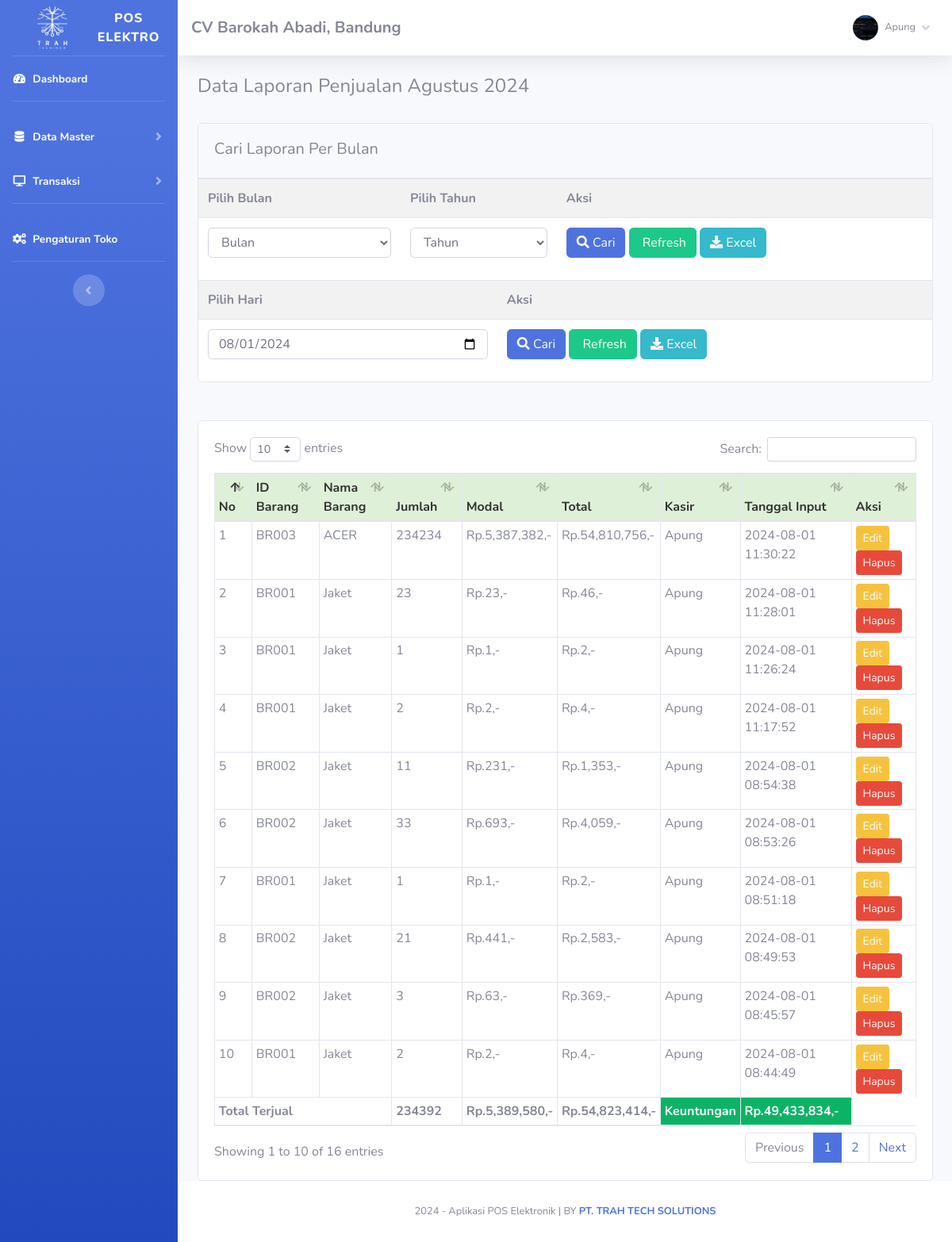
The app's page /index.php?page=laporan (signed in) with its own data.
### tables this page shows
CREATE TABLE `toko` (
  `id_toko` int(11) NOT NULL,
  `nama_toko` varchar(255) NOT NULL,
  `alamat_toko` text NOT NULL,
  `tlp` varchar(255) NOT NULL,
  `nama_pemilik` varchar(255) NOT NULL
);

CREATE TABLE `member` (
  `id_member` int(11) NOT NULL,
  `nm_member` varchar(255) NOT NULL,
  `alamat_member` text NOT NULL,
  `telepon` varchar(255) NOT NULL,
  `email` varchar(255) NOT NULL,
  `gambar` text NOT NULL,
  `NIK` text NOT NULL
);

CREATE TABLE `nota` (
  `id_nota` int(11) NOT NULL,
  `id_barang` varchar(255) NOT NULL,
  `id_member` int(11) NOT NULL,
  `jumlah` varchar(255) NOT NULL,
  `total` varchar(255) NOT NULL,
  `tanggal_input` varchar(255) NOT NULL,
  `periode` varchar(255) DEFAULT NULL
);

CREATE TABLE `barang` (
  `id` int(11) NOT NULL,
  `id_barang` varchar(255) NOT NULL,
  `id_kategori` int(11) NOT NULL,
  `nama_barang` text NOT NULL,
  `merk` varchar(255) NOT NULL,
  `type` varchar(255) NOT NULL,
  `spesifikasi` text NOT NULL,
  `warna` varchar(255) NOT NULL,
  `harga_beli` varchar(255) NOT NULL,
  `harga_jual` varchar(255) NOT NULL,
  `satuan_barang` varchar(255) NOT NULL,
  `stok_awal` text NOT NULL,
  `stok_akhir` int(11) NOT NULL,
  `tgl_input` varchar(255) NOT NULL,
  `tgl_update` varchar(255) DEFAULT NULL,
  `stok` int(11) NOT NULL
);

### fungsi/view/view.php (called while the page is built, shortened)
<?php
class view
{
    protected $db;
    public function __construct($db)
    {
        $this->db = $db;
    }
    public function member_edit($id)
    {
        $sql = "select member.*, login.*
                from member inner join login on member.id_member = login.id_member
                where member.id_member= ?";
        $row = $this-> db -> prepare($sql);
        $row -> execute(array($id));
        $hasil = $row -> fetch();
        return $hasil;
    }
    public function toko()
    {
        $sql = "select*from toko where id_toko='1'";
        $row = $this-> db -> prepare($sql);
        $row -> execute();
        $hasil = $row -> fetch();
        return $hasil;
    }
    public function jual()
    {
        $sql ="SELECT nota.* , barang.id_barang, barang.nama_barang, barang.harga_beli, member.id_member,
                member.nm_member from nota
                left join barang on barang.id_barang=nota.id_barang
                left join member on member.id_member=nota.id_member
                where nota.periode = ?
                ORDER BY id_nota DESC";
        $row = $this-> db -> prepare($sql);
        $row -> execute(array(date('m-Y')));
        $hasil = $row -> fetchAll();
        return $hasil;
    }
}

### admin/module/laporan/index.php (the view, shortened to what this page needs)
 <?php
	$bulan_tes =array(
		'01'=>"Januari",
		'02'=>"Februari",
		'03'=>"Maret",
		'04'=>"April",
		'05'=>"Mei",
		'06'=>"Juni",
		'07'=>"Juli",
		'08'=>"Agustus",
		'09'=>"September",
		'10'=>"Oktober",
		'11'=>"November",
		'12'=>"Desember"
	);
?>
<div class="row">
	<div class="col-md-12">
		<h4>
			<?php if(!empty($_GET['cari'])){ ?>
			Data Laporan Penjualan <?= $bulan_tes[$_POST['bln']];?> <?= $_POST['thn'];?>
			<?php }elseif(!empty($_GET['hari'])){?>
			Data Laporan Penjualan <?= $_POST['hari'];?>
			<?php }else{?>
			Data Laporan Penjualan <?= $bulan_tes[date('m')];?> <?= date('Y');?>
			<?php }?>
		</h4>
		<br />
		<div class="card">
			<div class="card-header">
				<h5 class="card-title mt-2">Cari Laporan Per Bulan</h5>
			</div>
			<div class="card-body p-0">
				<form method="post" action="index.php?page=laporan&cari=ok">
					<table class="table table-striped">
						<tr>
							<th>
								Pilih Bulan
							</th>
							<th>
								Pilih Tahun
							</th>
							<th>
								Aksi
							</th>
						</tr>
						<tr>
							<td>
								<select name="bln" class="form-control">
									<option selected="selected">Bulan</option>
								</select>
							</td>
							<td>
							<?php
								echo "<select name='thn' class='form-control'>";
								echo '
								<option selected="selected">Tahun</option>';
								echo "</select>";
							?>
							</td>
							<td>
								<button class="btn btn-primary">
									<i class="fa fa-search"></i> Cari
								</button>
								<a href="index.php?page=laporan" class="btn btn-success">
									<i class="fa fa-refresh"></i> Refresh</a>
								<?php if(!empty($_GET['cari'])){?>
								<a href="excel.php?cari=yes&bln=<?=$_POST['bln'];?>&thn=<?=$_POST['thn'];?>"
									class="btn btn-info"><i class="fa fa-download"></i>
									Excel</a>
								<?php }else{?>
								<a href="excel.php" class="btn btn-info"><i class="fa fa-download"></i>
									Excel</a>
								<?php }?>
							</td>
						</tr>
					</table>
				</form>
				<form method="post" action="index.php?page=laporan&hari=cek">
					<table class="table table-striped">
						<tr>
							<th>
								Pilih Hari
							</th>
							<th>
								Aksi
							</th>
						</tr>
						<tr>
							<td>
								<input type="date" value="<?= date('Y-m-d');?>" class="form-control" name="hari">
							</td>
							<td>
								<button class="btn btn-primary">
									<i class="fa fa-search"></i> Cari
								</button>
								<a href="index.php?page=laporan" class="btn btn-success">
									<i class="fa fa-refresh"></i> Refresh</a>
								<?php if(!empty($_GET['hari'])){?>
								<a href="excel.php?hari=cek&tgl=<?= $_POST['hari'];?>" class="btn btn-info"><i
										class="fa fa-download"></i>
									Excel</a>
								<?php }else{?>
								<a href="excel.php" class="btn btn-info"><i class="fa fa-download"></i>
									Excel</a>
								<?php }?>
							</td>
						</tr>
					</table>
				</form>
			</div>
		</div>
         <br />
         <br />
		<div class="card">
			<div class="card-body">
				<div class="table-responsive">
					<table class="table table-bordered w-100 table-sm" id="example1">
						<thead>
							<tr style="background:#DFF0D8;color:#333;">
								<th> No</th>
								<th> ID Barang</th>
								<th> Nama Barang</th>
								<th style="width:10%;"> Jumlah</th>
								<th style="width:10%;"> Modal</th>
								<th style="width:10%;"> Total</th>
								<th> Kasir</th>
								<th> Tanggal Input</th>
								<th> Aksi</th>
							</tr>
						</thead>
						<tbody>
							<?php
								$no=1;
								if(!empty($_GET['cari'])){
									$periode = $_POST['bln'].'-'.$_POST['thn'];
									$no=1;
									$jumlah = 0;
									$bayar = 0;
									$hasil = $lihat->periode_jual($periode);
								}elseif(!empty($_GET['hari'])){
									$hari = $_POST['hari'];
									$no=1;
									$jumlah = 0;
									$bayar = 0;
									$hasil = $lihat->hari_jual($hari);
								}else{
									$hasil = $lihat->jual();
								}
							?>
							<?php
								$bayar = 0;
								$jumlah = 0;
								$modal = 0;
								foreach($hasil as $isi){
									$bayar += $isi['total'];
									$modal += $isi['harga_beli']* $isi['jumlah'];
									$jumlah += $isi['jumlah'];
							?>
							<tr>
								<td><?php echo $no;?></td>
								<td><?php echo $isi['id_barang'];?></td>
								<td><?php echo $isi['nama_barang'];?></td>
								<td><?php echo $isi['jumlah'];?> </td>
								<td>Rp.<?php echo number_format($isi['harga_beli']* $isi['jumlah']);?>,-</td>
								<td>Rp.<?php echo number_format($isi['total']);?>,-</td>
								<td><?php echo $isi['nm_member'];?></td>
								<td><?php echo $isi['tanggal_input'];?></td>
								<td>
									<button onclick="openEditModal('<?php echo $isi['id_nota'];?>', '<?php echo $isi['id_barang'];?>', '<?php echo $isi['jumlah'];?>', '<?php echo $isi['jumlah'];?>')" class="btn btn-warning btn-sm">Edit</button>
									<button onclick="confirmDelete(<?php echo $isi['id_nota'];?>)" class="btn btn-danger btn-sm">Hapus</button>
								</td>
							</tr>
							<?php $no++; }?>
						</tbody>
						<tfoot>
							<tr>
								<th colspan="3">Total Terjual</td>
								<th><?php echo $jumlah;?></td>
								<th>Rp.<?php echo number_format($modal);?>,-</th>
								<th>Rp.<?php echo number_format($bayar);?>,-</th>
								<th style="background:#0bb365;color:#fff;">Keuntungan</th>
								<th style="background:#0bb365;color:#fff;">
									Rp.<?php echo number_format($bayar-$modal);?>,-</th>
							</tr>
						</tfoot>
					</table>
				</div>
			</div>
		</div>
     </div>
 </div>

### admin/template/sidebar.php (shortened to what this page needs)
<?php
    $id = $_SESSION['admin']['id_member'];
    $hasil_profil = $lihat -> member_edit($id);
?>
<ul class="navbar-nav bg-gradient-primary sidebar sidebar-dark accordion fixed-sidebar" id="accordionSidebar">
    <a class="sidebar-brand d-flex align-items-center justify-content-center" href="index.php">
            <img src="assets/img/logowhite.png" alt="Logo" style="width: 100px; height: auto;">
            <div class="">POS Elektro<sup></sup></div>
    </a>
    <li class="nav-item active">
        <a class="nav-link" href="index.php">
            <i class="fas fa-fw fa-tachometer-alt"></i>
            <span>Dashboard</span></a>
    </li>
    <hr class="sidebar-divider">
    <li class="nav-item active">
        <a class="nav-link collapsed" href="#" data-toggle="collapse" data-target="#collapseTwo" aria-expanded="true"
            aria-controls="collapseTwo">
            <i class="fas fa-fw fa-database"></i>
            <span>Data Master</span>
        </a>
    </li>
    <li class="nav-item active">
        <a class="nav-link collapsed" href="#" data-toggle="collapse" data-target="#collapse3" aria-expanded="true"
            aria-controls="collapse3">
            <i class="fas fa-fw fa-desktop"></i>
            <span>Transaksi</span>
        </a>
    </li>
    <hr class="sidebar-divider">
    <li class="nav-item active">
        <a class="nav-link" href="index.php?page=pengaturan">
            <i class="fas fa-fw fa-cogs"></i>
            <span>Pengaturan Toko</span></a>
    </li>
    <hr class="sidebar-divider d-none d-md-block">
    <div class="text-center d-none d-md-inline">
        <button class="rounded-circle border-0" id="sidebarToggle"></button>
    </div>
</ul>
<div id="content-wrapper" class="d-flex flex-column">
    <div id="content">
        <nav class="navbar navbar-expand navbar-light bg-white topbar mb-4 static-top shadow">
            <h5 class="d-lg-block d-none mt-2"><b><?php echo $toko['nama_toko'];?>, <?php echo $toko['alamat_toko'];?></b></h5>
            <ul class="navbar-nav ml-auto">
                <li class="nav-item dropdown no-arrow">
                    <a class="nav-link dropdown-toggle" href="#" id="userDropdown" role="button" data-toggle="dropdown"
                        aria-haspopup="true" aria-expanded="false">
                        <img class="img-profile rounded-circle"
                            src="assets/img/user/<?php echo $hasil_profil['gambar'];?>">
                        <span
                            class="mr-2 d-none d-lg-inline text-gray-600 small ml-2"><?php echo $hasil_profil['nm_member'];?></span>
                        <i class="fas fa-angle-down"></i>
                    </a>
                </li>
            </ul>
        </nav>
        <div class="container-fluid">

### admin/template/sidebar.php (style rules this page uses)
.fixed-sidebar { position: fixed; top: 0; left: 0; bottom: 0; overflow-y: auto; z-index: 1000; }
#content-wrapper { margin-left: 225px; }

### records on screen
toko: nama_toko "CV Barokah Abadi", alamat_toko "Bandung"
member: gambar (picture), nm_member "Apung"
nota: barang.id_barang "BR003", barang.nama_barang "ACER", jumlah "234234", $isi['harga_beli']*$isi['jumlah'] "5,387,382", total "54,810,756", id_member.nm_member "Apung", tanggal_input "2024-08-01 11:30:22"
nota: barang.id_barang "BR001", barang.nama_barang "Jaket", jumlah "23", $isi['harga_beli']*$isi['jumlah'] "23", total "46", id_member.nm_member "Apung", tanggal_input "2024-08-01 11:28:01"
nota: barang.id_barang "BR001", barang.nama_barang "Jaket", jumlah "1", barang.harga_beli "1", total "2", id_member.nm_member "Apung", tanggal_input "2024-08-01 11:26:24"
nota: barang.id_barang "BR001", barang.nama_barang "Jaket", jumlah "2", $isi['harga_beli']*$isi['jumlah'] "2", total "4", id_member.nm_member "Apung", tanggal_input "2024-08-01 11:17:52"
nota: barang.id_barang "BR002", barang.nama_barang "Jaket", jumlah "11", $isi['harga_beli']*$isi['jumlah'] "231", total "1,353", id_member.nm_member "Apung", tanggal_input "2024-08-01 08:54:38"
nota: barang.id_barang "BR002", barang.nama_barang "Jaket", jumlah "33", $isi['harga_beli']*$isi['jumlah'] "693", total "4,059", id_member.nm_member "Apung", tanggal_input "2024-08-01 08:53:26"
nota: barang.id_barang "BR001", barang.nama_barang "Jaket", jumlah "1", barang.harga_beli "1", total "2", id_member.nm_member "Apung", tanggal_input "2024-08-01 08:51:18"
nota: barang.id_barang "BR002", barang.nama_barang "Jaket", jumlah "21", $isi['harga_beli']*$isi['jumlah'] "441", total "2,583", id_member.nm_member "Apung", tanggal_input "2024-08-01 08:49:53"
nota: barang.id_barang "BR002", barang.nama_barang "Jaket", jumlah "3", $isi['harga_beli']*$isi['jumlah'] "63", total "369", id_member.nm_member "Apung", tanggal_input "2024-08-01 08:45:57"
nota: barang.id_barang "BR001", barang.nama_barang "Jaket", jumlah "2", $isi['harga_beli']*$isi['jumlah'] "2", total "4", id_member.nm_member "Apung", tanggal_input "2024-08-01 08:44:49"

### other values on screen
$jumlah "234392"
$modal "5,389,580"
$bayar "54,823,414"
$bayar-$modal "49,433,834"
